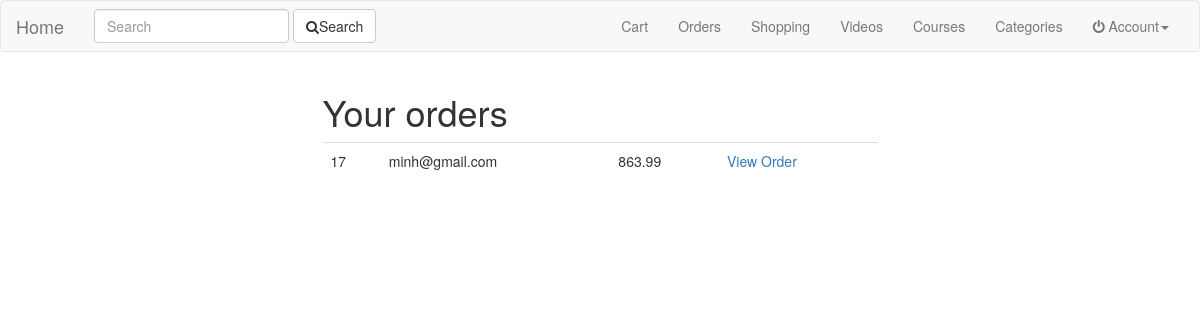
Screenshot of /orders/ with the database file from the repository.
### orders/models.py (models this page shows, shortened)
class Order(models.Model):
	status 		= models.CharField(max_length=120, choices=ORDER_STATUS_CHOICE, default='created')
	cart 		= models.ForeignKey(Cart)
	user 		= models.ForeignKey(UserCheckout, null=True)
	order_total = models.DecimalField(decimal_places=2, max_digits=50)
	def get_absolute_url(self):
		return reverse("orders:detail", kwargs={"pk": self.pk})

class UserCheckout(models.Model):
	user 			= models.ForeignKey(settings.AUTH_USER_MODEL, null=True, blank=True)
	email 			= models.EmailField(unique=True)
	braintree_id 	= models.CharField(max_length=120, blank=True, null=True)
	def __str__(self):
		return self.email

### carts/models.py (models this page shows, shortened)
class Cart(models.Model):
	user 			= models.ForeignKey(settings.AUTH_USER_MODEL, blank=True, null=True)
	item  			= models.ManyToManyField(Course, through="CartItem")
	timestamp 		= models.DateTimeField(auto_now_add=True, auto_now=False)
	updated 		= models.DateTimeField(auto_now_add=False, auto_now=True)
	subtotal 		= models.DecimalField(max_digits=50, decimal_places=2, default=0)
	tax_percentage 	= models.DecimalField(max_digits=50, decimal_places=2, default=0.08)
	tax_total 		= models.DecimalField(max_digits=50, decimal_places=2, default=0)
	total 			= models.DecimalField(max_digits=50, decimal_places=2, default=0)
	def __str__(self):
		return str(self.id)

### orders/views.py (the view)
class OrderListView(ListView):
	queryset = Order.objects.all()

### search/templatetags/search_form.py (called while the page is built)
@register.inclusion_tag("search/snippets/search_form.html")
def search_form(request, navbar=False):
	return {"request": request, "navbar": navbar}

### orders/templates/orders/order_list.html
{% extends 'base.html' %} {% block content %}
<div class="col-sm-6 col-sm-offset-3">
    {% if object_list|length <= 0 %} <div class="text-center">
        <p class="lead">You do not currently have orders</p>
</div>
{% else %}
<h1>Your orders</h1>
<table class="table">
    {% for order in object_list %}
    <tr>
        <td>
        	{{ order.cart }}
        </td>
        <td>
        	{{ order.user}}
        </td>
        <td>
        	{{ order.order_total }}
        </td>
        <td>
            <a href="{{ order.get_absolute_url }}">View Order</a>
        </td>
    </tr>
    {% endfor %}
</table>
{% endif %}
</div>
{% endblock %}

### rows the page displays
Order: cart "17", user "minh@gmail.com", order_total "863.99"
